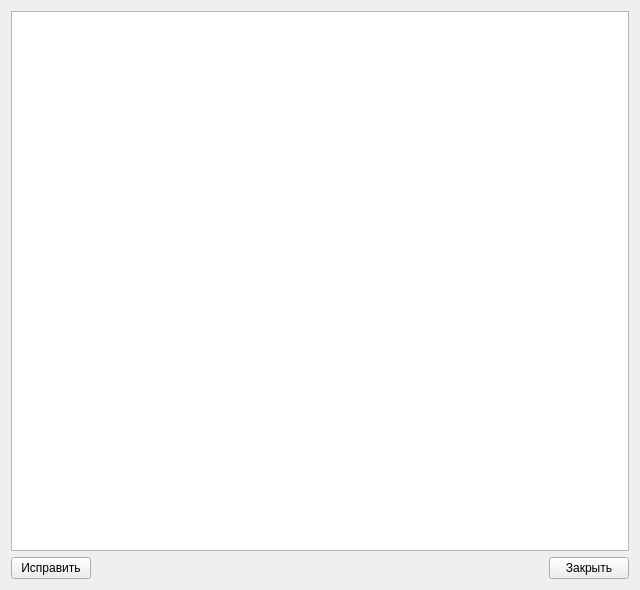
<?xml version="1.0" encoding="UTF-8"?>
<ui version="4.0">
 <class>OldStyleServiceModifierRemakerDialogForm</class>
 <widget class="QWidget" name="OldStyleServiceModifierRemakerDialogForm">
  <property name="geometry">
   <rect>
    <x>0</x>
    <y>0</y>
    <width>640</width>
    <height>590</height>
   </rect>
  </property>
  <property name="windowTitle">
   <string>Исправить модификаторы услуг старого типа</string>
  </property>
  <layout class="QGridLayout" name="gridLayout">
   <item row="1" column="0" colspan="2">
    <layout class="QHBoxLayout" name="horizontalLayout">
     <item>
      <widget class="QPushButton" name="btnStart">
       <property name="text">
        <string>Исправить</string>
       </property>
      </widget>
     </item>
     <item>
      <spacer name="horizontalSpacer">
       <property name="orientation">
        <enum>Qt::Horizontal</enum>
       </property>
       <property name="sizeHint" stdset="0">
        <size>
         <width>40</width>
         <height>20</height>
        </size>
       </property>
      </spacer>
     </item>
     <item>
      <widget class="QPushButton" name="btnClose">
       <property name="text">
        <string>Закрыть</string>
       </property>
      </widget>
     </item>
    </layout>
   </item>
   <item row="0" column="0" colspan="2">
    <widget class="QTextBrowser" name="logBrowser">
     <property name="sizePolicy">
      <sizepolicy hsizetype="Expanding" vsizetype="MinimumExpanding">
       <horstretch>0</horstretch>
       <verstretch>0</verstretch>
      </sizepolicy>
     </property>
    </widget>
   </item>
  </layout>
 </widget>
 <resources/>
 <connections/>
</ui>
